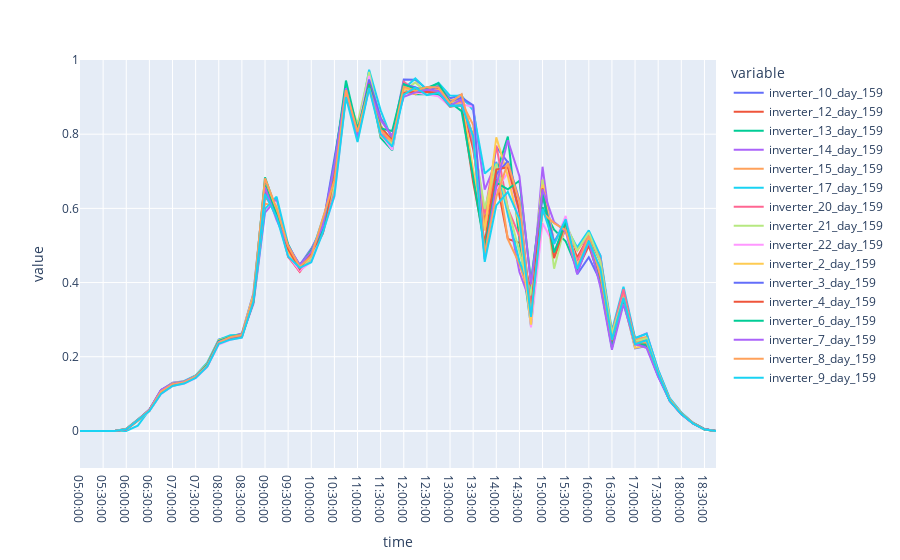
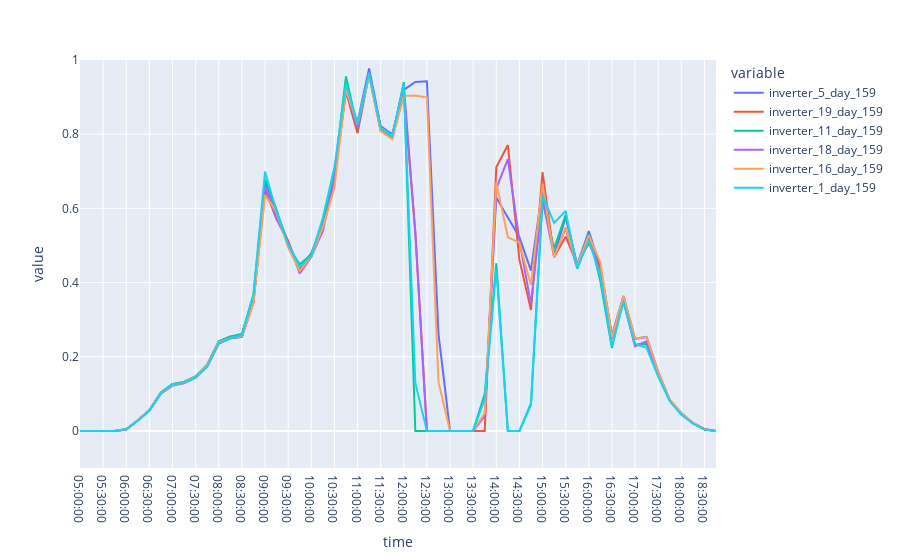

Here is the notebook cell these charts were saved with, in order:
### Code cell
cluster = 12
day = "day_159"
plot_cluster_analysis(clustering_result_df, plant_daily_curves_df, day, cluster)
